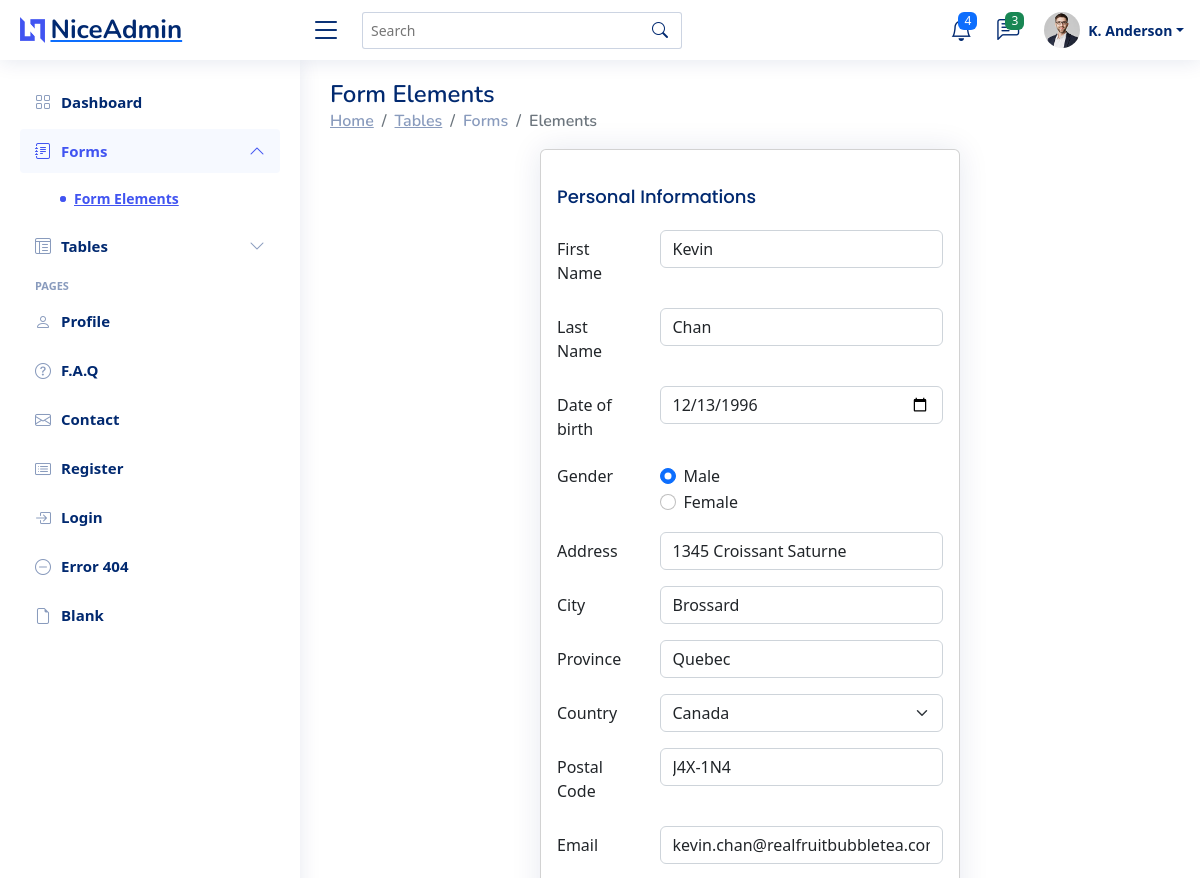
Before: /edit-forms-elements.php?employee_id=1 (upper part) with the older database file.
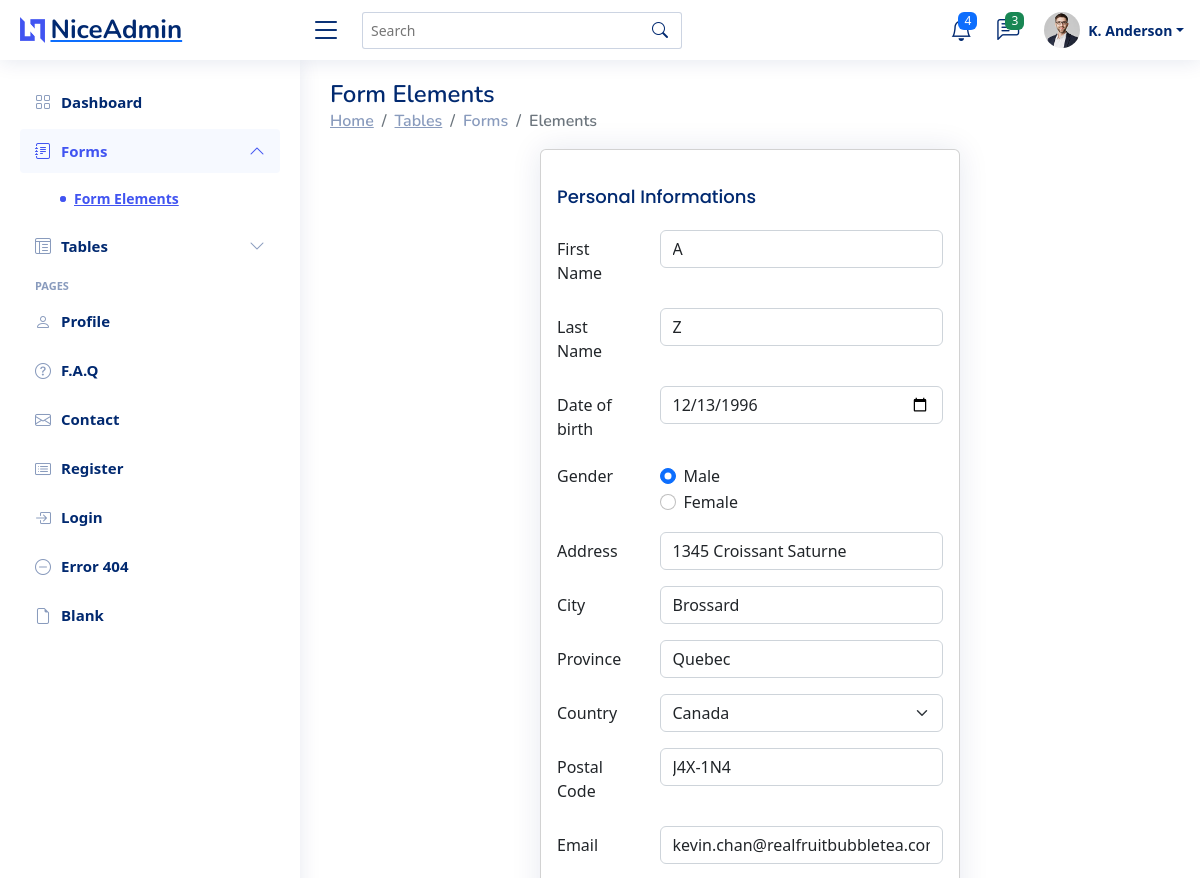
After: the same page with the newer database file.
### tables this page shows
CREATE TABLE IF NOT EXISTS `employee` (
  `id` int(11) NOT NULL AUTO_INCREMENT,
  `firstname` varchar(255) NOT NULL,
  `lastname` varchar(255) NOT NULL,
  `gender` varchar(255) NOT NULL,
  `birthdate` date NOT NULL,
  `address` varchar(255) NOT NULL,
  `city` varchar(255) NOT NULL,
  `province` varchar(255) NOT NULL,
  `country` varchar(255) NOT NULL,
  `postalcode` varchar(255) NOT NULL,
  `email` varchar(255) NOT NULL,
  `mobile` varchar(255) NOT NULL,
  `homephone` varchar(255) NOT NULL,
  `SIN` varchar(255) NOT NULL,
  `UID` varchar(255) NOT NULL,
  `position` varchar(255) NOT NULL,
  `payclass` varchar(255) NOT NULL,
  `supervisor` varchar(255) NOT NULL,
  `status` varchar(255) NOT NULL DEFAULT 'Active',
  `access` int(11) NOT NULL DEFAULT '0',
  `region` varchar(255) NOT NULL,
  `start_date` date DEFAULT NULL,
  PRIMARY KEY (`id`),
  UNIQUE KEY `SIN` (`SIN`),
  UNIQUE KEY `UID` (`UID`)
);

### Model/employee-db-manager.php (called while the page is built, shortened)
<?php
class DB_Manager
{
    private $db;
    public function __construct()
    {
        $host = "localhost";
        $user = "root";
        $pass = "";
        $dbname = "RFBT";
        try {
            $this->db = new PDO("mysql:host=$host;dbname=$dbname", $user, $pass);
            $this->db->setAttribute(PDO::ATTR_ERRMODE, PDO::ERRMODE_EXCEPTION);
            $this->db->setAttribute(PDO::ATTR_EMULATE_PREPARES, false);
        } catch (Exception $e) {
            die("Database Connection Error: " . $e->getMessage());
        }
    }
    public function select_employee($id)
    {
        $query = $this->db->query("SELECT * FROM employee WHERE id = $id;");
        $array = $query->fetch(PDO::FETCH_ASSOC);
        return $array;
    }
}

### edit-forms-elements.php (the view, shortened to what the changed rows need)
<?php
require "../HRIS/Model/employee-db-manager.php";
$database = new DB_Manager();
$id = $_GET['employee_id'];
$selected_employee = $database->select_employee($id);
?>
<!DOCTYPE html>
<html lang="en">
<head>
    <link href="assets/vendor/bootstrap/css/bootstrap.min.css" rel="stylesheet">
    <link href="assets/vendor/bootstrap-icons/bootstrap-icons.css" rel="stylesheet">
    <link href="assets/vendor/boxicons/css/boxicons.min.css" rel="stylesheet">
    <link href="assets/vendor/quill/quill.snow.css" rel="stylesheet">
    <link href="assets/vendor/quill/quill.bubble.css" rel="stylesheet">
    <link href="assets/vendor/remixicon/remixicon.css" rel="stylesheet">
    <link href="assets/vendor/simple-datatables/style.css" rel="stylesheet">
    <link href="assets/css/style.css" rel="stylesheet">
    <link rel="stylesheet" href="https://cdnjs.cloudflare.com/ajax/libs/twitter-bootstrap/5.2.0/css/bootstrap.min.css">
</head>
<body>
    <main id="main" class="main">
        <div class="pagetitle">
            <h1>Form Elements</h1>
        </div>
        <section class="section">
            <form action="#" method="post">
                <div class="col-lg-6 justify-content-center mx-auto">
                    <div class="col">
                        <div class="card">
                            <div class="card-body">
                                <div class="row mb-3">
                                    <div class="col-sm-9">
                                        <input type="text" class="form-control" id="inputFirstName" required name="firstname" <?= 'value="' . $selected_employee['firstname'] . '"'; ?>>
                                    </div>
                                </div>
                                <div class="row mb-3">
                                    <div class="col-sm-9">
                                        <input type="text" class="form-control" id="inputLastName" required name="lastname" <?= 'value="' . $selected_employee['lastname'] . '"'; ?>>
                                    </div>
                                </div>
                                <div class="row mb-3">
                                    <div class="col-sm-9">
                                        <input type="date" class="form-control" id="inputDob" required name="dob" <?= 'value="' . $selected_employee['birthdate'] . '"'; ?>>
                                    </div>
                                </div>
                                <fieldset class="row mb-3">
                                    <div class="col-sm-9">
                                        <div class="form-check">
                                            <input class="form-check-input" type="radio" name="gender" id="gridRadios1" value="Male" <?php if ($selected_employee['gender'] == 'Male') {
                                                                                                                                            echo 'checked';
                                                                                                                                        } ?>>
                                            <label class="form-check-label" for="gridRadios1">
                                                Male
                                            </label>
                                        </div>
                                        <div class="form-check">
                                            <input class="form-check-input" type="radio" name="gender" id="gridRadios2" value="Female" <?php if ($selected_employee['gender'] == 'Female') {
                                                                                                                                            echo 'checked';
                                                                                                                                        } ?>>
                                            <label class="form-check-label" for="gridRadios2">
                                                Female
                                            </label>
                                        </div>
                                    </div>
                                </fieldset>
                                <div class="row mb-3">
                                    <div class="col-sm-9">
                                        <input type="text" class="form-control" id="inputAddress" placeholder="1234 Main St (App. Unit)" required name="address" <?= 'value="' . $selected_employee['address'] . '"'; ?>>
                                    </div>
                                </div>
                                <div class="row mb-3">
                                    <div class="col-sm-9">
                                        <input type="text" class="form-control" id="inputCity" required name="city" <?= 'value="' . $selected_employee['city'] . '"'; ?>>
                                    </div>
                                </div>
                                <div class="row mb-3">
                                    <div class="col-sm-9">
                                        <input type="text" class="form-control" id="inputProvince" required name="province" <?= 'value="' . $selected_employee['province'] . '"'; ?>>
                                    </div>
                                </div>
                                <div class="row mb-3">
                                    <div class="col-sm-9">
                                        <select id="inputCountry" class="form-select" name="country">
                                            <option value="Canada" <?php if ($selected_employee['country'] == 'Canada') {
                                                                        echo "selected";
                                                                    } ?>>Canada</option>
                                        </select>
                                    </div>
                                </div>
                                <div class="row mb-3">
                                    <div class="col-sm-9">
                                        <input type="text" class="form-control" id="inputPostalcode" maxlength="7" name="postalcode" required <?= 'value="' . $selected_employee['postalcode'] . '"'; ?>>
                                    </div>
                                </div>
                                <div class="row mb-3">
                                    <div class="col-sm-9">
                                        <input type="email" class="form-control" id="inputEmail" placeholder="example@realfruitbubbletea.com" required name="email" <?= 'value="' . $selected_employee['email'] . '"'; ?>>
                                    </div>
                                </div>
                            </div>
                        </div>
                    </div>
                </div>
            </form>
        </section>
    </main>
</body>
</html>

Changed rows visible on the page:
changed employee "☑ Male": firstname "Kevin" → "A"; lastname "Chan" → "Z"
